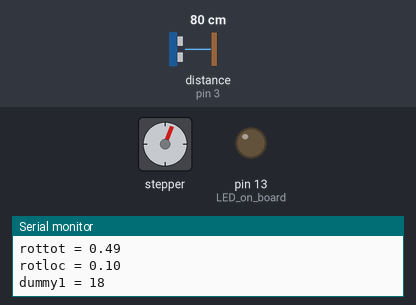
Recording of a sketch running on a simulated Arduino Uno, built with avr-gcc and run on an emulated ATmega328P. Parts: stepper motor, output pins drawn as LEDs (lit = HIGH), the last lines printed to the serial monitor. Wiring (inferred from the names in the program): ultrasonic range finder: trigger pin 4; echo pin 3. The test bench sets the inputs (shaded band); at power-on: distance to the obstacle (sensor on pin 3) 80 cm. The echo pulse lasts 58.3 µs per cm; stepper angles assume 2048 steps per turn; pins used as bus, display or sensor lines are not drawn.

Above: at 12.3 s.
12.4 s: distance to the obstacle (sensor on pin 3) set to 9 cm
At 18.9 s:
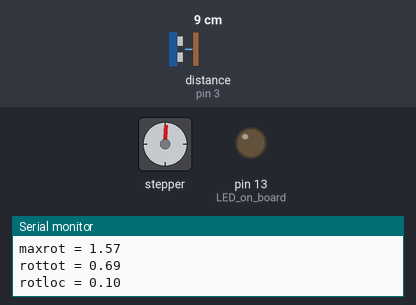
At 30.3 s:
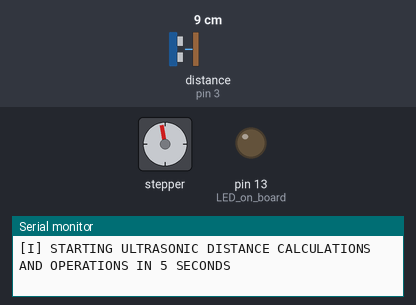
Timing chart, 0 to 31.8 s (numbered marks = the images above; inputs shaded):
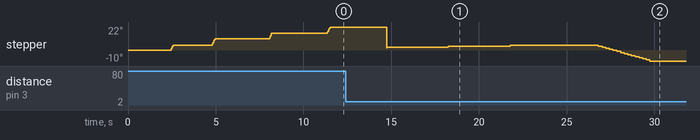

The sketch:

Go3.1.ino
```cpp
            // Include libraries
#include <Stepper.h>               // Stepper motor control
#include <math.h>
#define STEPS 64     //32               //stepper motor step number
Stepper stepper (STEPS, 8, 10, 9, 11);
/////////////////////////////////////////////////////////////////
// VARIABLES USED TO INITIALIZE EACH SECTION
/////////////////////////////////////////////////////////////////
const byte testing0          = 1;                   // prbytes all debug statements
const byte testing1          = 0;                   // testing LED output and serial print
const byte testing2          = 1;                   // testing stepper with ultrasonic output
const byte testing3          = 1;                   // testing can coordinate calculations output
/////////////////////////////////////////////////////////////////
// VARIABLE SETUP FOR THE CODE
/////////////////////////////////////////////////////////////////
double val            = 0;                   //
byte iter, i, j;                                 // variable, loop operator counter. i is the operator, iter is the max... (from i to iter)
byte dummy1 = 0, dummy2, dummy3, dummy4;          // dummy counting variable
double rotloc = 0;                                  // variable for determining step rotation
double rottot = 0;                                  // variable for determining total rotation
double distanceStorage[2][20];                 // stores ultrasonic readings
byte distanceSum;                             // summed ultrasonic distance at each step
byte distanceAve;                             // computed average US distance at each step
const byte trigPin     = 4;                   // trig pin for the ultrasonic sensor
const byte echoPin     = 3;                   // echo pin for the ultrasonic sensor
long duration         = 0;                   // variable for sensor travel time
byte distance          = 0 ;                  // variable for calculated distance from "duration"
double gotox          = 0;                   // variable for setting arm position
double gotoy          = 0;                   // variable for setting arm position
const byte delay1      = 100;
const byte delay2      = 2000;
byte closestcan;
byte A;
double absoluteAngle;
double absoluteDist;
double xcanpos = 0;
double ycanpos = 0;
const double maxrot = M_PI/2;        //sets maximum rotation angle

void setup() {                               // put your setup code here, to run once:
  pinMode(LED_BUILTIN, OUTPUT);              // LED on board
  pinMode(trigPin, OUTPUT);                  // ultrasonic pin
  pinMode(echoPin, INPUT);                   // ultrasonic pin
  Serial.begin(9600);                        // communicates with serial monitor
  stepper.setSpeed(200);                    // sets stepper motor speed, 1000 is highest
}

void loop(){                                     // put your main code here, to run repeatedly:
  // !!!!!!!!!!!!!!!!!!!!!!!!!!!!!!!!!!!!!!!!!!!!!!!!!!!!!!!!!!!!!!!!!!!!!!
  // Use ultrasonic sensor to survey the area and record distance readings to file
  // !!!!!!!!!!!!!!!!!!!!!!!!!!!!!!!!!!!!!!!!!!!!!!!!!!!!!!!!!!!!!!!!!!!!!!
  rottot = 0;                                                // sets up variable for use
  rotloc = 0;                                                // sets up variable for use
  dummy1 = 0;                                                //sets index variable for distance matrix
  val = 0;                                                   //2048 is one whole rotation
  if (testing2 == 1){
    Serial.println(F("[I] STARTING STEPPER FOR ULTRASONIC IN 5 SECONDS"));
    delay(delay2);
    while (maxrot >= rottot){                                //allows rotation until angle maxrot is reached.
      val = 32;                                                //incremintally increases rotation by a fixed amount
      dummy1 = dummy1 + 1;                                     //indexes each loop
      rotloc = val/2048*2*M_PI;                                //determines radian angle traveled each loop
      rottot = rottot + rotloc;                                //determines total radian angle traveled
      if (testing0 == 1){
        Serial.print(F("maxrot = "));
        delay(delay1);
        Serial.println(maxrot);
        delay(delay1);
        Serial.print(F("rottot = "));
        delay(delay1);
        Serial.println(rottot);
        delay(delay1);
        Serial.print(F("rotloc = "));
        delay(delay1);
        Serial.println(rotloc);
        delay(delay1);
        Serial.print(F("dummy1 = "));
        delay(delay1);
        Serial.println(dummy1);
        delay(delay1);
      }//endif testing0
/////////////////////////////////////////////////////////////////////
//USES ULTRASONIC TO MEASURE 10 DISTANCES AT EACH TURN. AVERAGES THESE 10. PLACES THE AVERAGE VALUE INTO AN ARRAY FOR LATER USE.
/////////////////////////////////////////////////////////////////////
    iter = 1;                                                // establishes number of times that the ultrasonic takes measurements per rotation step.
    distanceSum = 0;
    Serial.println(F("[I] STARTING ULTRASONIC READINGS IN 5 SECONDS"));
    delay(delay2);
    for (i = 1; i<iter+1; i++){                                  // the pobyte is to take 100 readings and average them, then index the average as the distance for that position
      digitalWrite(trigPin, LOW);
      delayMicroseconds(2);
      digitalWrite(trigPin, HIGH);
      delayMicroseconds(10);
      digitalWrite(trigPin, LOW);
      duration = pulseIn(echoPin, HIGH);
      distance = duration*0.034/2;
      distanceSum = distanceSum + distance;
      if (testing0 == 1){
        Serial.print(F("i = "));
        delay(delay1);
        Serial.println(i);
        delay(delay1);
        Serial.print(F("iter = "));
        delay(delay1);
        Serial.println(iter);
        delay(delay1);
        Serial.print(F("duration = "));
        delay(delay1);
        Serial.println(duration);
        delay(delay1);
        Serial.print(F("distance(mm) = "));
        delay(delay1);
       Serial.println(distance);
        delay(delay1);
        Serial.print(F("distanceSum(mm) = "));
        delay(delay1);
        Serial.println(distanceSum);
        delay(delay1);
      }//endif testing0
    }//endfor
    distanceAve = distanceSum/iter;
    distanceStorage[1][dummy1] = distanceAve;                         //places distance as index 1 in a matrix
    distanceStorage[2][dummy1] = rottot;                              //places rottot   as index 2 in a matrix
    //distanceStorage[3][dummy1] = dummy1;                            //places dummy1   as index 3 in a matrix
    //distanceStorage(4,dummy1) = distance;                           //places distance as index 4 in a matrix
    //distanceStorage(5,dummy1) = distance;                           //places distance as index 5 in a matrix
    if (testing0 == 1){
      iter = dummy1;
      for (j = 1; j<iter; j++){
        Serial.print(F("distanceStorage[1][j] = "));
        Serial.println(distanceStorage[1][j]);
        Serial.print(F("distanceStorage[2][j] = "));
        Serial.println(distanceStorage[2][j]);
      }//endfor
      delay(delay2);
    }//endif testing0
    stepper.step(val);                                     //rotates the shaft by "val"
    }//endwhile
    Serial.println(F("[I] RETURNING ULTRASONIC TO STARTING POSITION IN 5 SECONDS"));
    delay(5000);
    stepper.step(-val*dummy1);                               //rotates the shaft back to starting position
  }//end testing2

  // !!!!!!!!!!!!!!!!!!!!!!!!!!!!!!!!!!!!!!!!!!!!!!!!!!!!!!!!!!!!!!!!!!!!!!
  // Use ultrasonic sensor readings to determine the closest can and it's coordinates.
  // !!!!!!!!!!!!!!!!!!!!!!!!!!!!!!!!!!!!!!!!!!!!!!!!!!!!!!!!!!!!!!!!!!!!!!
  if (testing3 == 1){
    Serial.println(F("[I] STARTING ULTRASONIC DISTANCE CALCULATIONS AND OPERATIONS IN 5 SECONDS"));
      delay(5000);
      closestcan = 10000;                                                  // initialize with a very high value
      for (i = 1; i<dummy1; i++){
        A = distanceStorage[1][i];
        //B = distanceStorage[1][i+1];
        closestcan = min(A,closestcan);
        if (testing0 == 1){
          Serial.print(F("i = "));
          delay(delay1);
          Serial.println(i);
          delay(delay1);
          Serial.print(F("dummy1 = "));
          delay(delay1);
          Serial.println(dummy1);
          delay(delay1);
          Serial.print(F("A = "));
          delay(delay1);
          Serial.println(A);
          delay(delay1);
          Serial.print(F("closestcan = "));
          delay(delay1);
          Serial.println(closestcan);
          delay(delay1);
        }//endif testing0
      }//endfor
      i=0;
      dummy2 = 0;
      while (closestcan > A){
        A = distanceStorage[1][i];
        i = i + 1;
        dummy2 = i - 1;
        if (testing0 == 1){
          Serial.print(F("A = "));
          delay(delay1);
          Serial.println(A);
          delay(delay1);
          Serial.print(F("closestcan = "));
          delay(delay1);
          Serial.println(closestcan);
          delay(delay1);
        }//endif testing0
      }//endwhile
      absoluteDist  = distanceStorage[1][dummy2];                          //hypotenuse distance to can
      absoluteAngle = distanceStorage[2][dummy2];                         //x,y angle
      //absolutePhi = distanceStorage[3][dummy2];                         //z, 3d spherical angle
      xcanpos=sin(absoluteAngle)*absoluteDist;                            //find can x position
      ycanpos=cos(absoluteAngle)*absoluteDist;                            //find can y position
      if (testing0 == 1){
        Serial.print(F("dummy2 = "));
        delay(delay1);
        Serial.println(dummy2);
        delay(delay1);
        Serial.print(F("absoluteDist = "));
        delay(delay1);
        Serial.println(absoluteDist);
        delay(delay1);
        Serial.print(F("absoluteAngle = "));
        delay(delay1);
        Serial.println(absoluteAngle);
        delay(delay1);
        Serial.print(F("xcanpos(mm) = "));
        delay(delay1);
        Serial.println(xcanpos);
        delay(delay1);
        Serial.print(F("ycanpos(mm) = "));
        delay(delay1);
        Serial.println(ycanpos);
        delay(delay1);
      }//endif testing0
  }//end testing3
}  //ENDS VOID LOOP
```
